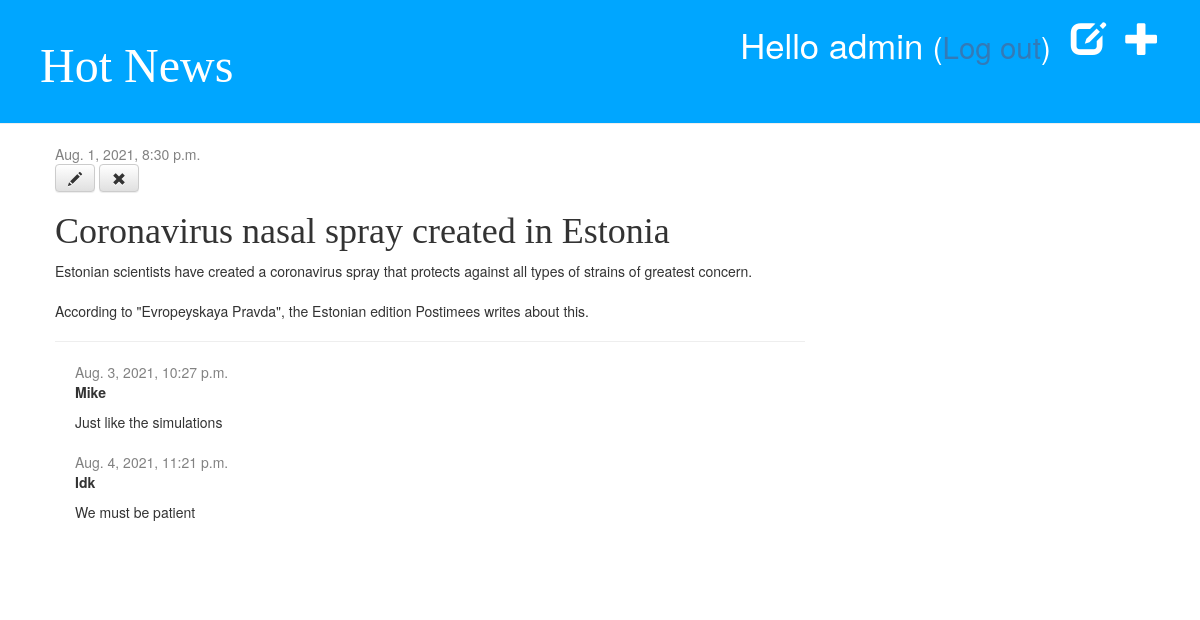
Screenshot of /post/3/ (signed in) with the database file from the repository.
### news/models.py (models this page shows, shortened)
class Post(models.Model):
    author = models.ForeignKey(settings.AUTH_USER_MODEL, on_delete=models.CASCADE)
    title = models.CharField(max_length=200)
    text = models.TextField()
    created_date = models.DateTimeField(default=timezone.now)
    published_date = models.DateTimeField(blank=True, null=True)

class Comment(models.Model):
    post = models.ForeignKey('news.Post', on_delete=models.CASCADE, related_name='comments')
    author = models.CharField(max_length=200)
    text = models.TextField()
    created_date = models.DateTimeField(default=timezone.now)
    approved_comment = models.BooleanField(default=False)

### news/views.py (the view)
# urls.py: path('post/<int:pk>/', views.post_detail, name='post_detail'),
def post_detail(request, pk):
    post = get_object_or_404(Post, pk=pk)
    return render(request, 'news/post_detail.html', {'post': post})

### news/templates/news/post_detail.html (shortened to what this page needs)
{% extends 'news/base.html' %}
{% block content %}
    <div class="post">
        {% if post.published_date %}
    <div class="date">
        {{ post.published_date }}
    </div>
        {% else %}
    <a class="btn btn-default" href="{% url 'post_publish' pk=post.pk %}">Publish</a>
        {% endif %}
        {% if user.is_authenticated %}
            <a class="btn btn-default" href="{% url 'post_edit' pk=post.pk %}"><span class="glyphicon glyphicon-pencil"></span></a>
            <a class="btn btn-default" href="{% url 'post_remove' pk=post.pk %}"><span class="glyphicon glyphicon-remove"></span></a>
        {% endif %}
        <h1>{{ post.title }}</h1>
        <p>{{ post.text|linebreaksbr }}</p>
        <hr>
        {% for comment in post.comments.all %}
    {% if user.is_authenticated or comment.approved_comment %}
    <div class="comment">
        <div class="date">
            {{ comment.created_date }}
        </div>
        <strong>{{ comment.author }}</strong>
        <p>{{ comment.text|linebreaks }}</p>
    </div>
    {% endif %}
{% empty %}
    <p>No comments here yet :(</p>
{% endfor %}
    </div>
{% endblock %}

### news/templates/news/base.html (shortened to what this page needs)
{% load static %}
<html>
    <head>
        <link rel="stylesheet" href="//maxcdn.bootstrapcdn.com/bootstrap/3.2.0/css/bootstrap.min.css">
        <link rel="stylesheet" href="//maxcdn.bootstrapcdn.com/bootstrap/3.2.0/css/bootstrap-theme.min.css">
        <link rel="stylesheet" href="{% static 'css/news.css' %}">
    </head>
 <body>
    <div class="page-header">
    {% if user.is_authenticated %}
        <a href="{% url 'post_new' %}" class="top-menu"><span class="glyphicon glyphicon-plus"></span></a>
        <a href="{% url 'post_draft_list' %}" class="top-menu"><span class="glyphicon glyphicon-edit"></span></a>
        <p class="top-menu">Hello {{ user.username }} <small>(<a href="{% url 'logout' %}">Log out</a>)</small></p>
    {% else %}
        <a href="{% url 'login' %}" class="top-menu"><span class="glyphicon glyphicon-lock"></span></a>
    {% endif %}
    <h1><a href="/">Hot News</a></h1>
    </div>
    <div class="content container">
        <div class="row">
            <div class="col-md-8">
            {% block content %}
            {% endblock %}
            </div>
        </div>
    </div>
</body>
</html>

### news/static/css/news.css (style rules this page uses)
h1 a { color: #FCA205; }
body { padding-left: 0px; }
h1 a { color: #FCA205; font-family: 'Times New Roman'; }
.page-header { background-color: #00a6ff; margin-top: 0; padding: 20px 20px 20px 40px; }
.page-header h1, .page-header h1 a, .page-header h1 a:visited, .page-header h1 a:active { color: #ffffff; font-size: 36pt; text-decoration: none; }
.content { margin-left: 40px; }
h1, h2, h3, h4 { font-family: 'Times New Roman', cursive; }
.date { color: #828282; }
.top-menu, .top-menu:hover, .top-menu:visited { color: #ffffff; float: right; font-size: 26pt; margin-right: 20px; }
.post { margin-bottom: 70px; }
.comment { margin: 20px 0px 20px 20px; }

### rows the page displays
Post: published_date "Aug. 1, 2021, 8:30 p.m.", title "Coronavirus nasal spray created in Estonia", text "Estonian scientists have created a coronavirus spray that protects against all types of strains of greatest concern. According to \"Evropeyskaya Pravda\", the Estonian edition Postimees writes about this."
Comment: created_date "Aug. 3, 2021, 10:27 p.m.", author "Mike", text "Just like the simulations"
Comment: created_date "Aug. 4, 2021, 11:21 p.m.", author "Idk", text "We must be patient"

### other values shown
{{ user.username }} "admin"
